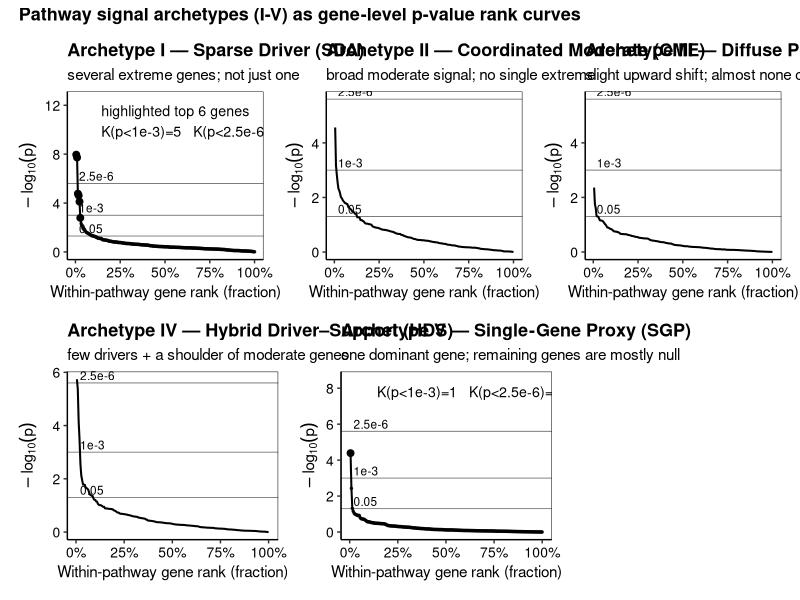

This figure's R source:
# Archetype rank-curve figure for the five core pathway signal families:
# I SDA, II CME, III DPS, IV HDS, V SGP.
# Simulates gene-level Z from MVN: Z ~ N(mu, Sigma), then converts to p-values.

suppressPackageStartupMessages({
  library(ggplot2)
  library(dplyr)
  library(patchwork)
  library(scales)
})

set.seed(1)

# ---------------- helpers ----------------
rank_curve <- function(p, label, group = "in_set") {
  p <- p[is.finite(p) & !is.na(p)]
  p <- pmin(pmax(p, .Machine$double.xmin), 1)
  tibble(
    archetype = label,
    group     = group,
    rank      = seq_along(p) / length(p),
    p         = sort(p),
    mlog10p   = -log10(sort(p))
  )
}

theme_natureish <- function(base_size = 11) {
  theme_classic(base_size = base_size) +
    theme(
      plot.title    = element_text(face = "bold", size = base_size + 2),
      plot.subtitle = element_text(size = base_size),
      axis.title    = element_text(size = base_size),
      axis.text     = element_text(size = base_size - 1, color = "black"),
      panel.border  = element_rect(fill = NA, linewidth = 0.35),
      plot.margin   = margin(8, 8, 8, 8),
      legend.position = "none"
    )
}

anno_box <- function(x, y, label, size = 3.6) {
  geom_label(
    inherit.aes = FALSE,
    data = data.frame(x = x, y = y, label = label),
    aes(x = x, y = y, label = label),
    hjust = 0, vjust = 1,
    size = size,
    label.size = 0,
    fill = scales::alpha("white", 0.85)
  )
}

add_thresholds <- function(g, x = 0.02, size = 3) {
  thr <- tibble(
    y   = -log10(c(5e-2, 1e-3, 2.5e-6)),
    lab = c("0.05", "1e-3", "2.5e-6")
  )
  g +
    geom_hline(data = thr, aes(yintercept = y), linewidth = 0.3, alpha = 0.55) +
    annotate("text", x = x, y = thr$y, label = thr$lab,
             hjust = 0, vjust = -0.3, size = size)
}

# ---------------- simulate archetype patterns from MVN ----------------
make_exchangeable_sigma <- function(m, rho) {
  matrix(rho, nrow = m, ncol = m) + diag(1 - rho, m)
}

simulate_mvn_p <- function(mu, sigma, one_sided = TRUE) {
  m <- length(mu)
  z <- as.numeric(mu + t(chol(sigma)) %*% rnorm(m))
  p <- if (one_sided) {
    pnorm(z, lower.tail = FALSE)
  } else {
    2 * pnorm(-abs(z))
  }
  pmin(pmax(p, .Machine$double.xmin), 1)
}

m <- 220
rho <- 0.20
sigma <- make_exchangeable_sigma(m = m, rho = rho)

# I — SDA: few strong drivers
mu_I <- rep(0, m)
idx_I <- sample.int(m, 6)
mu_I[idx_I] <- 3.2
p_I <- simulate_mvn_p(mu_I, sigma)

# II — CME: many moderate same-direction effects
mu_II <- rep(0, m)
idx_II <- sample.int(m, round(0.45 * m))
mu_II[idx_II] <- 1.35
p_II <- simulate_mvn_p(mu_II, sigma)

# III — DPS: diffuse weak shift across most genes
mu_III <- rep(0, m)
idx_III <- sample.int(m, round(0.85 * m))
mu_III[idx_III] <- 0.45
p_III <- simulate_mvn_p(mu_III, sigma)

# IV — HDS: few strong + broader moderate support
mu_IV <- rep(0, m)
idx_driver <- sample.int(m, 4)
idx_support <- sample(setdiff(seq_len(m), idx_driver), 40)
mu_IV[idx_driver] <- 3.0
mu_IV[idx_support] <- 1.1
p_IV <- simulate_mvn_p(mu_IV, sigma)

# V — SGP: single dominant gene
mu_V <- rep(0, m)
idx_V <- sample.int(m, 1)
mu_V[idx_V] <- 4.2
p_V <- simulate_mvn_p(mu_V, sigma)

# ---------------- build plotting data ----------------
df <- bind_rows(
  rank_curve(p_I,   "Archetype I — SDA"),
  rank_curve(p_II,  "Archetype II — CME"),
  rank_curve(p_III, "Archetype III — DPS"),
  rank_curve(p_IV,  "Archetype IV — HDS"),
  rank_curve(p_V,   "Archetype V — SGP")
)

# ---------------- I — SDA ----------------
sda_dat <- df %>% filter(archetype == "Archetype I — SDA") %>% arrange(rank)
topM <- 6
sda_top <- sda_dat[seq_len(topM), , drop = FALSE]

k_1e3_sda <- sum(sda_dat$p < 1e-3)
k_gw_sda  <- sum(sda_dat$p < 2.5e-6)

p1 <- ggplot(sda_dat, aes(rank, mlog10p)) +
  geom_line(linewidth = 0.7) +
  geom_point(size = 0.55, alpha = 0.75) +
  geom_point(data = sda_top, size = 2) +
  coord_cartesian(ylim = c(0, 12.5)) +
  scale_x_continuous(labels = percent_format(accuracy = 1),
                     breaks = c(0, .25, .5, .75, 1)) +
  labs(
    title = "Archetype I — Sparse Driver (SDA)",
    subtitle = "several extreme genes; not just one",
    x = "Within-pathway gene rank (fraction)",
    y = expression(-log[10](p))
  ) +
  theme_natureish()
p1 <- add_thresholds(p1) +
  anno_box(0.12, 12.35,
           paste0("highlighted top ", topM, " genes\n",
                  "K(p<1e-3)=", k_1e3_sda, "   K(p<2.5e-6)=", k_gw_sda))

# ---------------- II — CME ----------------
cme_dat <- df %>% filter(archetype == "Archetype II — CME") %>% arrange(rank)
p2 <- ggplot(cme_dat, aes(rank, mlog10p)) +
  geom_line(linewidth = 0.7) +
  scale_x_continuous(labels = percent_format(accuracy = 1),
                     breaks = c(0, .25, .5, .75, 1)) +
  labs(
    title = "Archetype II — Coordinated Moderate (CME)",
    subtitle = "broad moderate signal; no single extreme",
    x = "Within-pathway gene rank (fraction)",
    y = expression(-log[10](p))
  ) +
  theme_natureish()
p2 <- add_thresholds(p2)

# ---------------- III — DPS ----------------
dps_dat <- df %>% filter(archetype == "Archetype III — DPS") %>% arrange(rank)
p3 <- ggplot(dps_dat, aes(rank, mlog10p)) +
  geom_line(linewidth = 0.7) +
  scale_x_continuous(labels = percent_format(accuracy = 1),
                     breaks = c(0, .25, .5, .75, 1)) +
  labs(
    title = "Archetype III — Diffuse Polygenic Shift (DPS)",
    subtitle = "slight upward shift; almost none cross strict thresholds",
    x = "Within-pathway gene rank (fraction)",
    y = expression(-log[10](p))
  ) +
  theme_natureish()
p3 <- add_thresholds(p3)

# ---------------- IV — HDS ----------------
hds_dat <- df %>% filter(archetype == "Archetype IV — HDS") %>% arrange(rank)
p4 <- ggplot(hds_dat, aes(rank, mlog10p)) +
  geom_line(linewidth = 0.7) +
  scale_x_continuous(labels = percent_format(accuracy = 1),
                     breaks = c(0, .25, .5, .75, 1)) +
  labs(
    title = "Archetype IV — Hybrid Driver–Support (HDS)",
    subtitle = "few drivers + a shoulder of moderate genes",
    x = "Within-pathway gene rank (fraction)",
    y = expression(-log[10](p))
  ) +
  theme_natureish()
p4 <- add_thresholds(p4)

# ---------------- V — SGP ----------------
sgp_dat <- df %>% filter(archetype == "Archetype V — SGP") %>% arrange(rank)

k_1e3_sgp <- sum(sgp_dat$p < 1e-3)
k_gw_sgp  <- sum(sgp_dat$p < 2.5e-6)
top1 <- sgp_dat[1, , drop = FALSE]

p5 <- ggplot() +
  geom_line(data = sgp_dat,  aes(rank, mlog10p), linewidth = 0.7) +
  geom_point(data = sgp_dat, aes(rank, mlog10p), size = 0.55, alpha = 0.75) +
  geom_point(data = top1, aes(rank, mlog10p), size = 2) +
  coord_cartesian(ylim = c(0, 8.5)) +
  scale_x_continuous(labels = percent_format(accuracy = 1),
                     breaks = c(0, .25, .5, .75, 1)) +
  labs(
    title = "Archetype V — Single-Gene Proxy (SGP)",
    subtitle = "one dominant gene; remaining genes are mostly null",
    x = "Within-pathway gene rank (fraction)",
    y = expression(-log[10](p))
  ) +
  theme_natureish()
p5 <- add_thresholds(p5) +
  anno_box(0.12, 8.35,
           paste0("K(p<1e-3)=", k_1e3_sgp, "   K(p<2.5e-6)=", k_gw_sgp))

# ---------------- compose 2x3 layout for five archetypes ----------------
fig <- (p1 + p2 + p3) / (p4 + p5 + plot_spacer()) +
  plot_annotation(
    title = "Pathway signal archetypes (I-V) as gene-level p-value rank curves",
    theme = theme(plot.title = element_text(face = "bold", size = 13))
  )

#quartz()
fig

# Save:
#ggsave("Fig_archetypesI.png", p1, width = 7.2, height = 4.6, units = "in", dpi = 600)
#ggsave("Fig_archetypesII.png", p2, width = 7.2, height = 4.6, units = "in", dpi = 600)
#ggsave("Fig_archetypesIII.png", p3, width = 7.2, height = 4.6, units = "in", dpi = 600)
#ggsave("Fig_archetypesIV.png", p4, width = 7.2, height = 4.6, units = "in", dpi = 600)
#ggsave("Fig_archetypesV.png", p5, width = 7.2, height = 4.6, units = "in", dpi = 600)
#ggsave("Fig_archetypes_layout.png", fig, width = 10.8, height = 7.0, units = "in", dpi = 600)

# ggsave("Fig_archetypes_rankcurves.pdf", fig, width = 7.2, height = 4.6, units = "in", device = cairo_pdf)
# ggsave("Fig_archetypes_rankcurves.png", fig, width = 7.2, height = 4.6, units = "in", dpi = 600)
